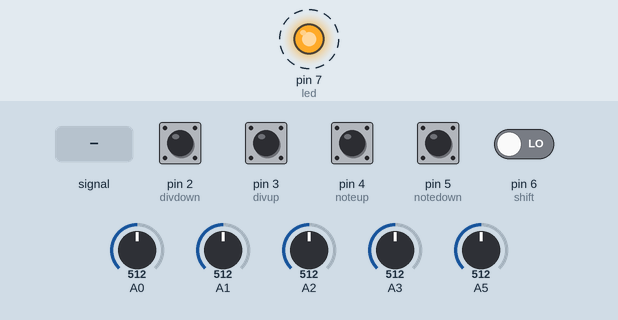
This sketch was run on a simulated Arduino Uno, built with avr-gcc and run on an emulated ATmega328P. Parts: output pins drawn as LEDs (lit = HIGH). Dashed ring = blinking. The inputs (shaded band) are chosen by the test bench; at power-on: pin 2 (divdown), pin 3 (divup), pin 4 (noteup), pin 5 (notedown), pin 6 (shift) LOW, A5 = 512, A0 = 512, A1 = 512, A2 = 512, A3 = 512. Random numbers use the default seed unless the sketch sets one; what the sketch prints to the serial monitor is not drawn.

Above: at 0.76 s.
1.3 s: A5 fed a 200 Hz sine of ±460 counts around its level
3.0 s: A5 set to 306
6.4 s: A0 set to 670
9.8 s: A0 set to 696
Timing chart, 0 to 21.0 s (numbered marks = the images above; inputs shaded):
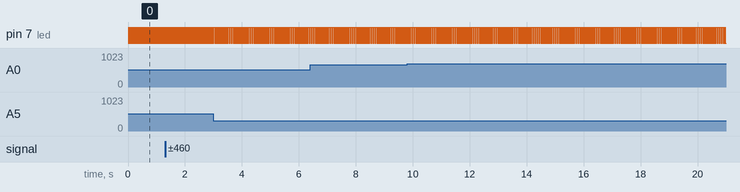

The sketch:

beatCutter.ino
```cpp
#include <MIDI.h>
#include <Bounce.h>

//CUT A 4 BAR LOOP in 16 pieces,
//assign them sequentially from C1 in sampler
//enjoy
//analog 0 maxPhraselength
//analog 1 repeatChance
//analog 2 unitsInCut
//analog 3 maxRepeats

//STORES NOTEON FOR LATER NOTEOFF
#define VOICE_COUNT 16
byte NOTE_ON[VOICE_COUNT];
byte NOTE_CHAN[VOICE_COUNT];
unsigned long NOTE_OFF[VOICE_COUNT];
byte led=7;
//CLOCK STUFF
long _clockCounter = -1;
long _posCounter = 0;
byte clockInState = LOW ;
byte clockState = LOW ;
long lastClock = millis();
long currentMillis = millis();

byte division=1;
byte divTemp=division;
byte rootNote=36;
byte tempoLED=7;


//DEBOUNCE DIGITAL INS
byte debounce= 5; //DEOUCE TIME
Bounce shift= Bounce( 6,  debounce);

Bounce divdown= Bounce( 2,  debounce);
Bounce divup= Bounce( 3,  debounce);

Bounce notedown= Bounce( 5,  debounce);
Bounce noteup= Bounce( 4,  debounce);


// /Cutter STUFF
byte subDiv= 16;
byte maxPhraselength=1;
float repeatChance= 0.00;
byte unitsInCut=1;
byte maxRepeats=1;
byte unitsLeft=0;
byte unitsDone=0;
byte totalUnits=0;
byte barsNow;
byte repeats=0;
byte repeatsDone=0;
boolean repeating=false;
byte index=0;
///
byte segs[64];
byte indx[64];
byte dindx[64];

byte segsCount=0;
byte indxCount=0;
byte dindxCount=0;
byte dindxTotal=0;

///

void setup() {
  setupMidi();                                  // set baud rate to midi
  pinMode(tempoLED, OUTPUT);
  cutter();
}

void loop() {
    //clockIn(8);
   // switchLed();
  MIDI.read();
  if(millis()>currentMillis+(1000/map(analogRead(5), 0,1023, 2,140))){
      //midiLoop();
     // tickClockLed(3*division);
      currentMillis=millis();
      HandleClock();
      trace( 56, maxPhraselength);
	trace( 57, int(repeatChance) );
	trace( 58, unitsInCut );
	trace( 59, maxRepeats );
  }
  // control();

}

void cutter(){
	maxPhraselength = map(analogRead(0), 0, 1023, 1, 4);
	repeatChance = map(analogRead(1), 0, 1023, 0, 99);
	unitsInCut = map(analogRead(2), 0, 1023, 1, 4);
	maxRepeats = map(analogRead(3), 0, 1023, 1, 8);

	segsCount=0;
	indxCount=1;
	dindxCount=0;
	barsNow=byte(random(1, maxPhraselength));
	totalUnits=byte(barsNow*subDiv);
	unitsDone=0;
	repeats=0;
	repeatsDone=0;
	index=0;
	indx[0]=(0);
	while(unitsDone<totalUnits){
       unitsLeft= byte(totalUnits - unitsDone);
       if(repeatsDone==repeats){
           repeatsDone=0;
           if((unitsLeft<(subDiv/2)) && (random(0,100) < repeatChance)){
                unitsInCut=1;
          	repeats=unitsLeft;
           } else {
               byte temp, max;
               temp=byte(subDiv/2);
               if(temp % 2==0){
                   max=byte((temp-2)/2);
               } else {
                   max=byte((temp-1)/2);
               }
               unitsInCut=byte(random(0,max));
             unitsInCut=byte(2*unitsInCut+1);
            repeating=true;
            while(unitsInCut>unitsLeft){
              unitsInCut=byte(unitsInCut-2);
            }
            repeats=byte(random(1, maxRepeats));
            if(repeats*unitsInCut>unitsLeft){
                unitsInCut=unitsLeft;
            repeats=1;

            }
           }

          index= byte((index+unitsInCut)%subDiv);

       }

      //segs.push(int(unitsInCut));
     // println(unitsInCut);
      segs[segsCount]=(byte(unitsInCut));
      // segs = append(segs, byte(unitsInCut));
      segsCount++;

      // indx=append(indx, index);
      indx[indxCount]=(byte(index));

      indxCount++;
      unitsDone=byte(unitsDone+unitsInCut);
      repeatsDone=byte(repeatsDone + 1);

    }
    //printArray(segs);
    //println("vvvvvvvvvv");
    //printArray(indx);
    int ctr=0;
    for(int s=0; s<segsCount; s++){

        for(int i=0; i<segs[s]; i++){
         //dindx[i]=byte((i+ctr)%subDiv);
         ctr=indx[s];
         // dindx[dindxCount]=( dindxCount);
         dindx[dindxCount]=( byte((i+ctr)%subDiv));

         dindxCount++;
         //dindx = append(dindx, byte((i)));

        }
    }

dindxTotal = dindxCount;
// printArray(sequence);
// println("------------");
}

void runCutter(){
	if(_posCounter%(dindxTotal)==0){
		cutter();
		trace( 56, maxRepeats);
	}
	byte note = rootNote+(dindx[_posCounter%dindxTotal]);
	playNote(note,127, 500, 10	);


	//trace( 57, note-rootNote);
}

void switchLed(){
 if ((_clockCounter % (3)) == 0) {
    digitalWrite(led, HIGH);   // turn the LED on (HIGH is the voltage level)
 trace(10, maxRepeats );
  }else{
  	 digitalWrite(led, HIGH);


  }


}
void tickClockLed(int divi){
  if ((_clockCounter % (divi)) == 0) {
    digitalWrite(led, HIGH);   // turn the LED on (HIGH is the voltage level)
// trace(10, 123 );
  }

  // reset trigger after number+2 CLOCK_DIVIDER ticks
  if (((_clockCounter+2) % (divi)) == 0) {
    // wait for a second
    digitalWrite(led, LOW);
   // turn the LED off by making the voltage LOW

  }
}
void midiLoop(){
	if(_clockCounter%(3*division)==0){
	//trace(56, _clockCounter);
	//trace(57, _posCounter);

	//Play();
	//playNote(36, 127, 1000, 10);
	runCutter();
	_posCounter++;
	}

	//trace(66, 12 );ç
  	noteKill();

  	//partCheck();
}

void HandleClock() {


  midiLoop();
  tickClockLed(3*division);

	SendMidiClockTick();

   _clockCounter++;
}


void SendMidiClockTick(){

	MIDI.sendRealTime( Clock );

}
///MIDI NOTE FUNCS

void noteKill(){
unsigned long time=millis();
for (int i=0;i<VOICE_COUNT;i++){
if (NOTE_ON[i]>0 && NOTE_OFF[i]<time){  // if note value>0 and note off time < time

	byte pitch = NOTE_ON[i];
	byte velocity = 0;
	MIDI.sendNoteOff(pitch, velocity, NOTE_CHAN[i]);
	NOTE_ON[i]=0; //wipe NOTE_ON entry to signal no active note
}}}

void playNote(byte pitch, byte velocity, int duration, byte chan) {
unsigned long time = millis();
// find an empty note slot
boolean found_slot = false;
for (int i=0;i<VOICE_COUNT;i++){
if (NOTE_ON[i] == 0){

  NOTE_ON[i] = pitch;
  NOTE_OFF[i] = time+duration;
  NOTE_CHAN[i] = chan;
  found_slot = true;

  break;
}
}

// RED LIGHT SHOWS NOTE BUFFER IS OVERFULL
if (found_slot == false){
//digitalWrite (7, HIGH);
}
else{
//-  digitalWrite (7, LOW);
 MIDI.sendNoteOn(pitch, velocity, chan);
};

}

void setupMidi(){
  MIDI.begin();
  MIDI.setHandleClock ( HandleClock );
  MIDI.setHandleStart(reset);

}
void reset(){
_clockCounter=0;
_posCounter=0;
}
void trace(byte cc, byte val){
	 MIDI.sendControlChange(cc,val,16);
}
```

Bounce.h
```cpp
// (licence header left out)
/*  * * * * * * * * * * * * * * * * * * * * * * * * * * *
 Main code by Thomas O Fredericks
 Rebounce and duration functions contributed by Eric Lowry
 Write function contributed by Jim Schimpf
 risingEdge and fallingEdge contributed by Tom Harkaway
* * * * * * * * * * * * * * * * * * * * * * * * * * * * */

#ifndef Bounce_h
#define Bounce_h

#include <inttypes.h>

class Bounce
{

public:
	// Initialize
  Bounce(uint8_t pin, unsigned long interval_millis );
	// Sets the debounce interval
  void interval(unsigned long interval_millis);
	// Updates the pin
	// Returns 1 if the state changed
	// Returns 0 if the state did not change
  int update();
	// Forces the pin to signal a change (through update()) in X milliseconds
	// even if the state does not actually change
	// Example: press and hold a button and have it repeat every X milliseconds
  void rebounce(unsigned long interval);
	// Returns the updated pin state
  int read();
	// Sets the stored pin state
  void write(int new_state);
    // Returns the number of milliseconds the pin has been in the current state
  unsigned long duration();
  // The risingEdge method is true for one scan after the de-bounced input goes from off-to-on.
	bool risingEdge();
  // The fallingEdge  method it true for one scan after the de-bounced input goes from on-to-off.
	bool fallingEdge();

protected:
  int debounce();
  unsigned long  previous_millis, interval_millis, rebounce_millis;
  uint8_t state;
  uint8_t pin;
  uint8_t stateChanged;
};

#endif
```

Source omitted: MIDI.h (10976 bytes)

Measured:
- by itself, pin 7 (led): alternates HIGH for 0.02 s and LOW for 0.05 s
